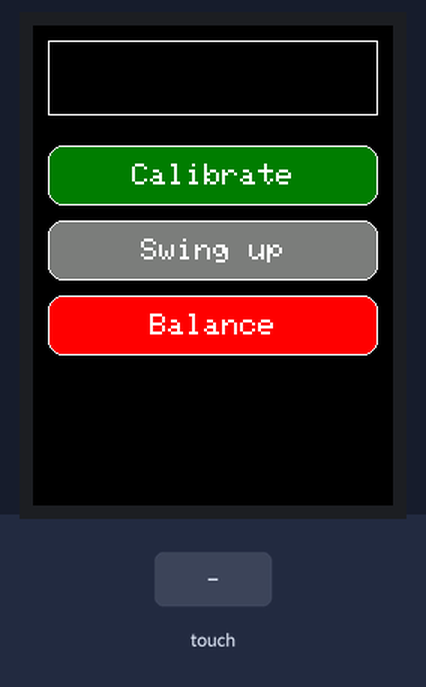
Recording of a program running on a simulated Arduino Uno, built with avr-gcc and run on an emulated ATmega328P. On the bench: 240×320 colour display. The test bench sets the inputs (shaded band). What the program prints to the serial monitor is not drawn.

Above: at 1.4 s.
1.5 s: touch panel pressed at 13 % / 30 % of its raw x / y range
At 2.8 s:
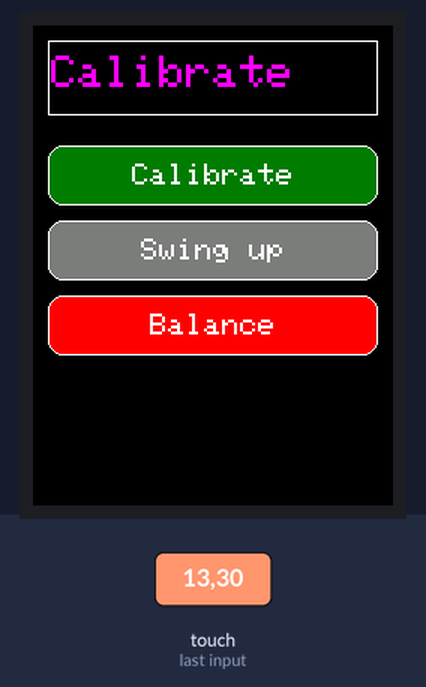
3.1 s: touch panel pressed at 13 % / 50 % of its raw x / y range
At 4.1 s:
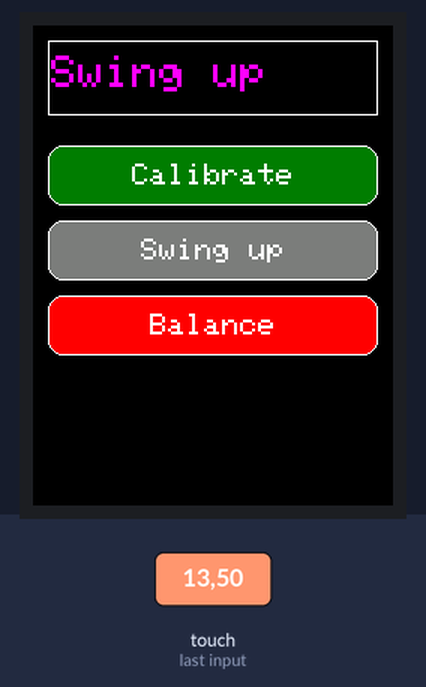
4.7 s: touch panel pressed at 38 % / 30 % of its raw x / y range
At 4.79 s:
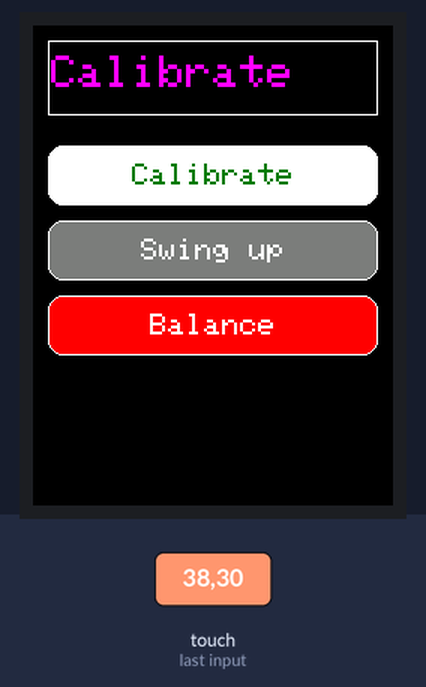
Timing chart, 0 to 7.7 s (numbered marks = the images above; inputs shaded):
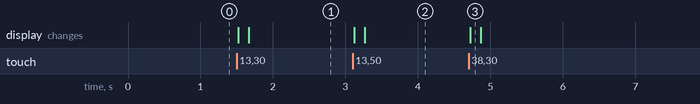

Measured:
- after the input at 1.5 s, the display: first changes at once (image 1 shows a later state)
- after the input at 3.1 s, the display: first changes at once (image 2 shows a later state)
- after the input at 4.7 s, the display: changes at once (image 3)

The program:

main.cpp
```cpp
#include "Arduino.h"
#include "SPI.h"
#include <Elegoo_GFX.h>    // Core graphics library
#include <Elegoo_TFTLCD.h> // Hardware-specific library
#include <TouchScreen.h>

#define LCD_CS A3 // Chip Select goes to Analog 3
#define LCD_CD A2 // Command/Data goes to Analog 2
#define LCD_WR A1 // LCD Write goes to Analog 1
#define LCD_RD A0 // LCD Read goes to Analog 0
#define LCD_RESET A4 // Can alternately just connect to Arduino's reset pin

// Assign human-readable names to some common 16-bit color values:
#define	BLACK   0x0000
#define	BLUE    0x001F
#define	RED     0xF800
#define	GREEN   0x07E0
#define CYAN    0x07FF
#define MAGENTA 0xF81F
#define YELLOW  0xFFE0
#define WHITE   0xFFFF

// Color definitions
#define ILI9341_BLACK       0x0000      /*   0,   0,   0 */
#define ILI9341_NAVY        0x000F      /*   0,   0, 128 */
#define ILI9341_DARKGREEN   0x03E0      /*   0, 128,   0 */
#define ILI9341_DARKCYAN    0x03EF      /*   0, 128, 128 */
#define ILI9341_MAROON      0x7800      /* 128,   0,   0 */
#define ILI9341_PURPLE      0x780F      /* 128,   0, 128 */
#define ILI9341_OLIVE       0x7BE0      /* 128, 128,   0 */
#define ILI9341_LIGHTGREY   0xC618      /* 192, 192, 192 */
#define ILI9341_DARKGREY    0x7BEF      /* 128, 128, 128 */
#define ILI9341_BLUE        0x001F      /*   0,   0, 255 */
#define ILI9341_GREEN       0x07E0      /*   0, 255,   0 */
#define ILI9341_CYAN        0x07FF      /*   0, 255, 255 */
#define ILI9341_RED         0xF800      /* 255,   0,   0 */
#define ILI9341_MAGENTA     0xF81F      /* 255,   0, 255 */
#define ILI9341_YELLOW      0xFFE0      /* 255, 255,   0 */
#define ILI9341_WHITE       0xFFFF      /* 255, 255, 255 */
#define ILI9341_ORANGE      0xFD20      /* 255, 165,   0 */
#define ILI9341_GREENYELLOW 0xAFE5      /* 173, 255,  47 */
#define ILI9341_PINK        0xF81F

/******************* UI details */
#define BUTTON_X 120
#define BUTTON_Y 100
#define BUTTON_W 220
#define BUTTON_H 40
#define BUTTON_SPACING_X 20
#define BUTTON_SPACING_Y 10
#define BUTTON_TEXTSIZE 2

// text box where numbers go
#define TEXT_X 10
#define TEXT_Y 10
#define TEXT_W 220
#define TEXT_H 50
#define TEXT_TSIZE 3
#define TEXT_TCOLOR ILI9341_MAGENTA
// the data (phone #) we store in the textfield
#define TEXT_LEN 12
char textfield[TEXT_LEN+1] = "";
uint8_t textfield_i=0;

#define YP A3  // must be an analog pin, use "An" notation!
#define XM A2  // must be an analog pin, use "An" notation!
#define YM 9   // can be a digital pin
#define XP 8   // can be a digital pin

//Touch For New ILI9341 TP
#define TS_MINX 120
#define TS_MAXX 900

#define TS_MINY 70
#define TS_MAXY 920
// We have a status line for like, is FONA working
#define STATUS_X 10
#define STATUS_Y 65

Elegoo_TFTLCD tft(LCD_CS, LCD_CD, LCD_WR, LCD_RD, LCD_RESET);
TouchScreen ts = TouchScreen(XP, YP, XM, YM, 300);

Elegoo_GFX_Button buttons[3];
/* create 15 buttons, in classic candybar phone style */
char buttonlabels[3][10] = {"Calibrate", "Swing up", "Balance"};
uint16_t buttoncolors[3] = {ILI9341_DARKGREEN, ILI9341_DARKGREY, ILI9341_RED};

void setup(void) {
  Serial.begin(9600);
  Serial.println(F("TFT LCD test"));
  textfield[TEXT_LEN] = 0;
  Serial.print("TFT size is "); Serial.print(tft.width()); Serial.print("x"); Serial.println(tft.height());
  tft.reset();
  tft.begin(0x9341);
  tft.setRotation(2);
  tft.fillScreen(BLACK);

  // create buttons
  for (uint8_t row=0; row<3; row++) {
      buttons[row].initButton(&tft, BUTTON_X,
                 BUTTON_Y+row*(BUTTON_H+BUTTON_SPACING_Y),    // x, y, w, h, outline, fill, text
                  BUTTON_W, BUTTON_H, ILI9341_WHITE, buttoncolors[row], ILI9341_WHITE,
                  buttonlabels[row], BUTTON_TEXTSIZE);
      buttons[row].drawButton();
  }

  // create 'text field'
  tft.drawRect(TEXT_X, TEXT_Y, TEXT_W, TEXT_H, ILI9341_WHITE);

}
// Print something in the mini status bar with either flashstring
void status(const __FlashStringHelper *msg) {
  tft.fillRect(STATUS_X, STATUS_Y, 240, 8, ILI9341_BLACK);
  tft.setCursor(STATUS_X, STATUS_Y);
  tft.setTextColor(ILI9341_WHITE);
  tft.setTextSize(1);
  tft.print(msg);
}
// or charstring
void status(char *msg) {
  tft.fillRect(STATUS_X, STATUS_Y, 240, 8, ILI9341_BLACK);
  tft.setCursor(STATUS_X, STATUS_Y);
  tft.setTextColor(ILI9341_WHITE);
  tft.setTextSize(1);
  tft.print(msg);
}
#define MINPRESSURE 10
#define MAXPRESSURE 1000
void loop(void) {
  digitalWrite(13, HIGH);
  TSPoint p = ts.getPoint();
  digitalWrite(13, LOW);

  // if sharing pins, you'll need to fix the directions of the touchscreen pins
  //pinMode(XP, OUTPUT);
  pinMode(XM, OUTPUT);
  pinMode(YP, OUTPUT);

  if (p.z > MINPRESSURE && p.z < MAXPRESSURE) {
    // scale from 0->1023 to tft.width
    // p.x = map(p.x, TS_MINX, TS_MAXX, 240, 0);
    // p.y = (320-map(p.y, TS_MINY, TS_MAXY, 320, 0));
    p.x = map(p.x, TS_MINX, TS_MAXX, tft.width(), 0);
    p.y = (tft.height()-map(p.y, TS_MINY, TS_MAXY, tft.height(), 0));
    // int py = p.y;
    // p.y = 240 - p.x;
    // p.x = py;
    Serial.print("(x,y): "); Serial.print(p.x); Serial.print(" "); Serial.println(p.y);
  }

  // go thru all the buttons, checking if they were pressed
  for (uint8_t b=0; b<3; b++) {
    if (buttons[b].contains(p.x, p.y)) {
      buttons[b].press(true);  // tell the button it is pressed
    } else {
      buttons[b].press(false);  // tell the button it is NOT pressed
    }
  }

  // now we can ask the buttons if their state has changed
  for (uint8_t b=0; b<3; b++) {
    if (buttons[b].justReleased()) {
      // Serial.print("Released: "); Serial.println(b);
      buttons[b].drawButton();  // draw normal
    }

    if (buttons[b].justPressed()) {
      buttons[b].drawButton(true);  // draw invert!

      textfield_i = 0;
      while (buttonlabels[b][textfield_i] != 0) {
        textfield[textfield_i] = buttonlabels[b][textfield_i];
        textfield_i++;
      }
      while (textfield_i < TEXT_LEN) {
        textfield[textfield_i] = ' ';
        textfield_i++;
      }

      // update the current text field
      Serial.println(textfield);
      tft.setCursor(TEXT_X + 2, TEXT_Y+10);
      tft.setTextColor(TEXT_TCOLOR, ILI9341_BLACK);
      tft.setTextSize(TEXT_TSIZE);
      tft.print(textfield);

      delay(100); // UI debouncing
    }
  }

}
```
